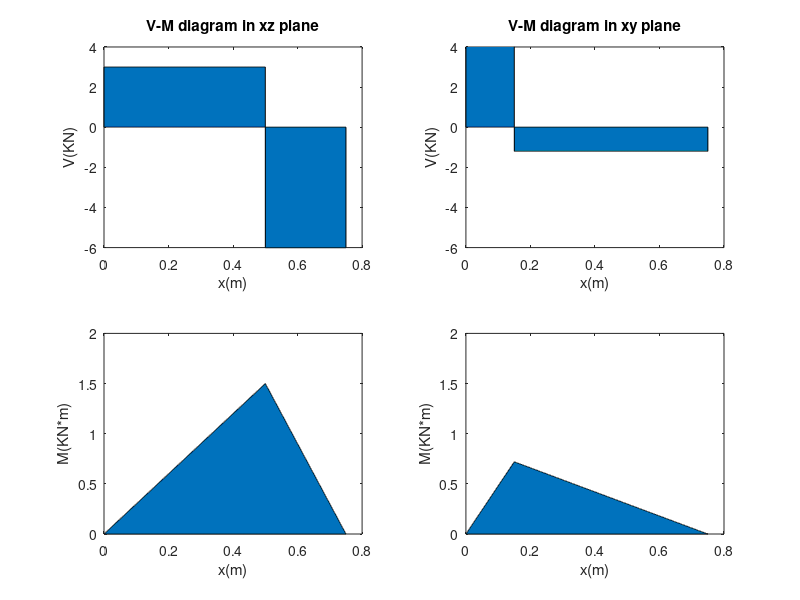

Write MATLAB code to recreate this figure. (Note: this script raises an error after producing the figure.)
clc
clear
%v-m diagrams
x=linspace(0,750,10000)./1000;
vxz=3*(x>0)-9*(x>.5)+6*(x>.75);
vxy=4.8*(x>0)-6*(x>.15)+1.2*(x>.75);
mxz = cumtrapz(x,vxz);
mxy = cumtrapz(x,vxy);
subplot(221);
area(x,vxz);
title('V-M diagram in xz plane')
xlabel('x(m)')
ylabel('V(KN)')
y1 = ylim;
subplot(223);
area(x,mxz);
xlabel('x(m)')
ylabel('M(KN*m)')
y2 = ylim;
subplot(222);
area(x,vxy);
title('V-M diagram in xy plane')
xlabel('x(m)')
ylabel('V(KN)')
ylim(y1);
subplot(224);
area(x,mxy);
xlabel('x(m)')
ylabel('M(KN*m)')
ylim(y2);
max(mxy)
%static analysis
syms d
assume(d>0);
nstatic = 2.2;
I = pi*d^4/64;
J = pi*d^4/32;
M = 1.53;%KNm
T =  .45;%KNm
Kt = 1; Kts = 1;
for mm = 1:2
    sigmaBEND = Kt*M*d/2/I;%KPa
    tauTOR  = Kts*T*d/2/J;%KPa
    sigmax = sigmaBEND;
    tauxy  = tauTOR;
    taumax = ((sigmax/2)^2+tauxy^2)^.5;
    sigma1 = sigmax/2 + taumax;
    sigma2 = sigmax/2 - taumax;
    %using stainless steel
    Sy  = 1000*1000;Sut = 2240*1000;%kPa
    Seprime = 700*1000;
    ka = .7;
    kb = .81;
    kc = 1;
    kd = 1.018;
    Se = ka*kb*kc*kd*Seprime;
    %Se = 318.75*1000;%kPa
    sigma1 = simplify(sigma1);
    sigma2 = simplify(sigma2);
    dvalue = double(solve(sigma1-sigma2 == Sy/nstatic, d));%m
    %fillet radius
    r = 3.5e-3;
    D = dvalue+2*r;
    %since
%     r/dvalue
%     D/dvalue
    %thus
    Kt  = 1.6;
    Kts = 1.35;
end
dvalue

%%fatigue analysis
clearvars -except M T d Se Sut Sy Kt Kts sigmaBEND I
syms d;
Ma = M;
Mm = 0;
Tm = T;
Ta = 0;
q = .9;
Kf = 1 + q*(Kt-1);
Kfs= 1;
nfatigue = 1.1;
A = (4*(Kf*Ma)^2+3*(Kfs*Ta)^2)^.5;
B = (4*(Kf*Mm)^2+3*(Kfs*Tm)^2)^.5;

DEGoodman      = 1/nfatigue == 16/(pi*d^3)*(A/Se + B/Sut);
DEGerber       = 1/nfatigue == 8*A/(pi*d^3*Se)*(1+(1+(2*B*Se/(A*Sut))^2)^.5);
DEASMEElliptic = 1/nfatigue == 16/(pi*d^3)*(A^2/Se^2+B^2/Sy^2)^.5;
dvalue = double(vpa(solve(DEGerber, d)));%m
dvalue
d = dvalue;
sigmaBEND = subs(sigmaBEND);
A = pi/4*dvalue^2;
I = subs(I);
% estimate cycles to failure
f  = .773;
aa = (f*Sut)^2/Se;
bb = -1/3*log10(f*Sut/Se);
N  = int32((sigmaBEND/aa)^(1/bb))
%critical speed
E = 195*10^9;
g = 9.81;
omega = double((pi/.75)^2*sqrt(E*I/(A*7.6e3)))*30/pi*.6*.15
%%fracture analysis
KIc = 62;%MPa*m^.5
betac = 1.3;
ac = double((KIc/(betac*sigmaBEND/1000))^2/pi)*1000%mm
a  = 0.5
beta = 1.1;
KI = double(beta*sigmaBEND/1000*sqrt(pi*a/1000))
nfracture = KIc/KI
nfracture = 2;
KIc = nfracture*KI


